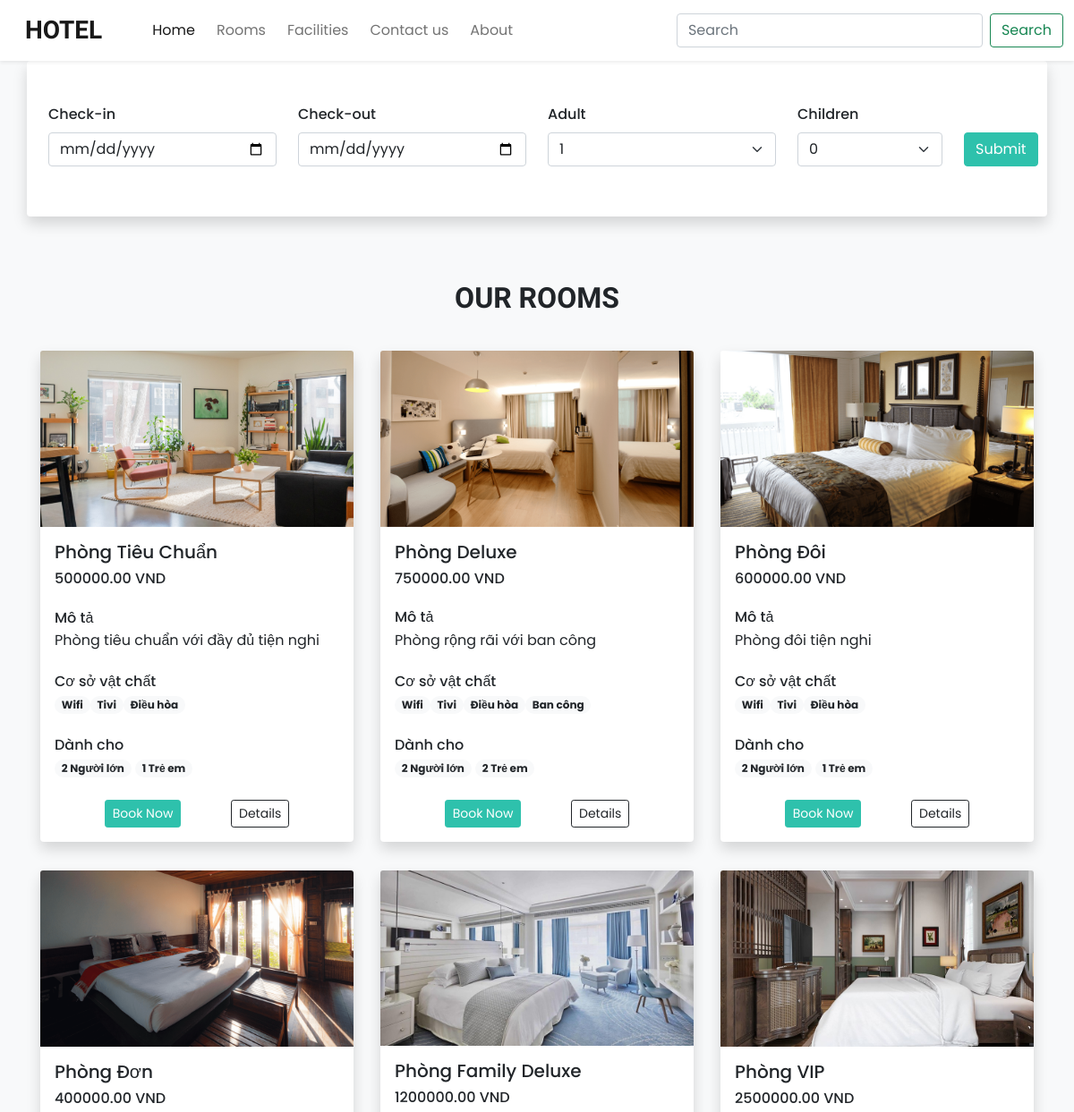
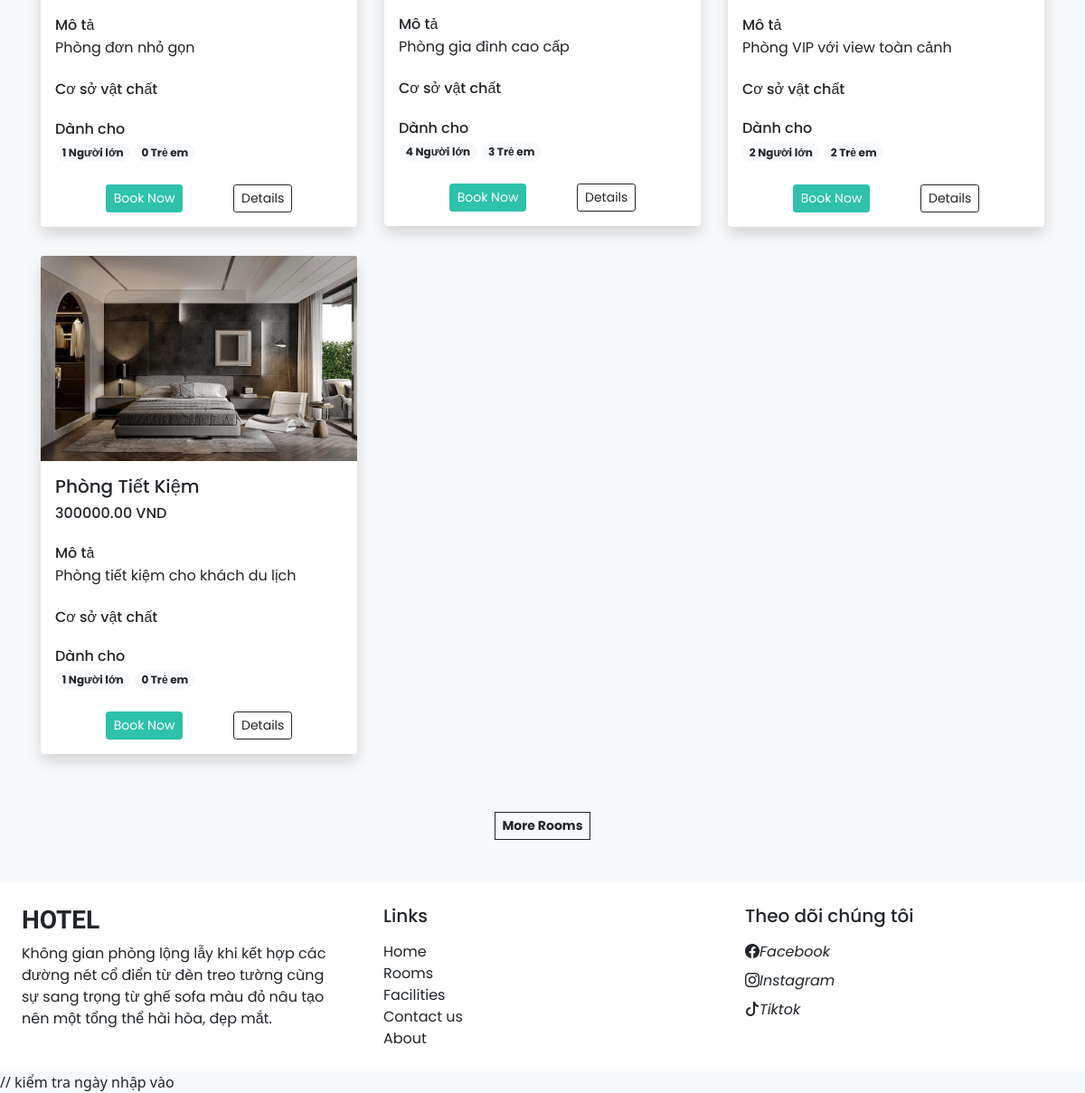
/, run on an earlier commit of the app's database (2 pictures, top to bottom).
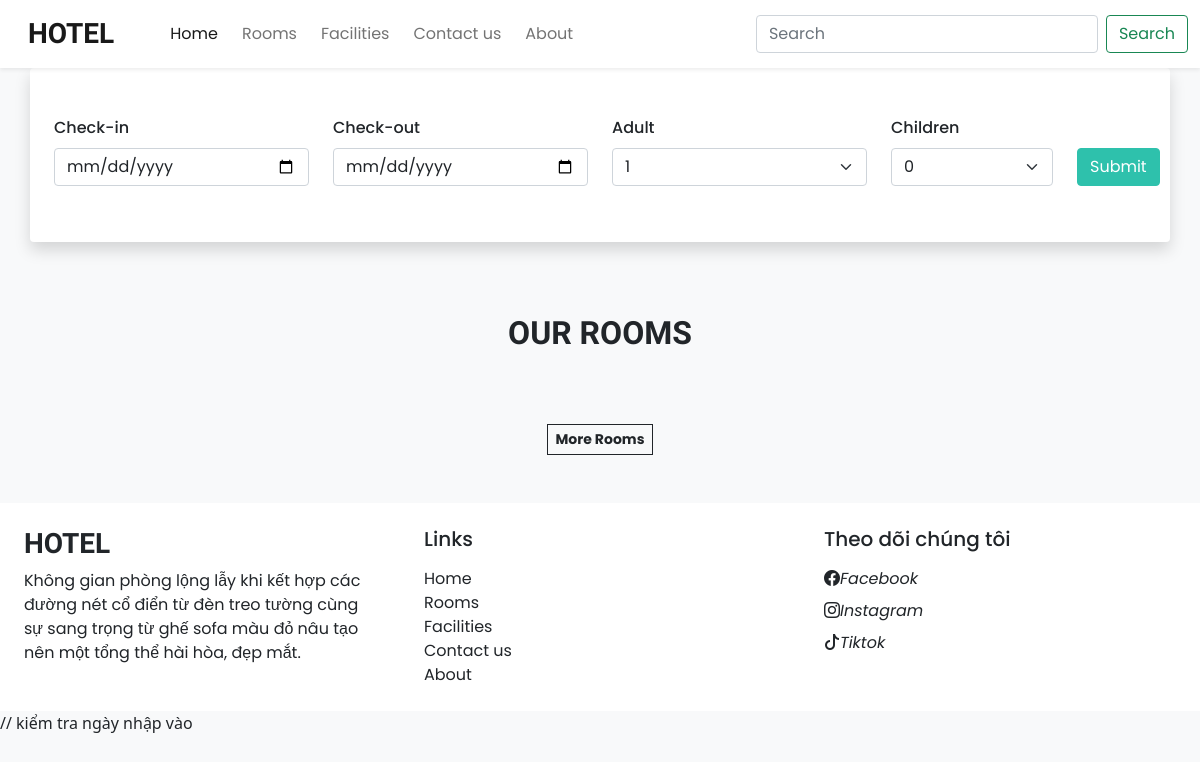
And on a later commit of the database.
### tables this page shows
CREATE TABLE `rooms` (
  `room_id` int(11) NOT NULL,
  `room_name` varchar(50) DEFAULT NULL,
  `price` decimal(10,2) DEFAULT NULL,
  `room_type` varchar(20) DEFAULT NULL,
  `max_adults` int(11) DEFAULT NULL,
  `max_children` int(11) DEFAULT NULL,
  `status` enum('Available','Occupied','Maintenance') DEFAULT NULL,
  `description` text DEFAULT NULL,
  `image_url` varchar(255) DEFAULT NULL,
  `availability` tinyint(1) DEFAULT NULL
);

CREATE TABLE `facilities` (
  `facility_id` int(11) NOT NULL,
  `facility_name` varchar(50) DEFAULT NULL
);

### index.php (the view, shortened to what this page needs)
<!DOCTYPE html>
<html lang="en">
<head>
    <?php
    require('inc/links.php');
    ?>
    <link rel="stylesheet" href="https://cdn.jsdelivr.net/npm/swiper@11/swiper-bundle.min.css"/>
    <link rel="stylesheet" href="https://cdn.jsdelivr.net/npm/sweetalert2@11/dist/sweetalert2.min.css">
</head>
<body class="bg-light">
<?php
require('inc/header.php');
?>
 <div class="container">
  <div class="row">
    <div class="col-lg-12 bg-white shadow p-4 rounded">
     <form method="GET" action="" id="check" onsubmit="return validateDates();" >
    <div class="row align-items-end">
        <div class="col-lg-3 mb-3">
            <label class="form-label" id ="check" style="font-weight:500;">Check-in</label>
            <input type="date" name="checkin_date" class="form-control shadow-none">
        </div>
        <div class="col-lg-3 mb-3">
            <label class="form-label"id ="check" style="font-weight:500;">Check-out</label>
            <input type="date" name="checkout_date" class="form-control shadow-none">
        </div>
        <div class="col-lg-3 mb-3">
            <label class="form-label"id ="check" style="font-weight:500;">Adult</label>
            <select name="adult_count" class="form-select shadow-none">
                <option value="1">1</option>
            </select>
        </div>
        <div class="col-lg-2 mb-3">
            <label class="form-label"id ="check" style="font-weight:500;">Children</label>
            <select name="children_count" class="form-select shadow-none">
                <option value="0">0</option>
            </select>
        </div>
        <div class="col-lg-1 mb-lg-3 mt-2">
            <button type="submit" class="btn text-white shadow-none custom-bg">Submit</button>
        </div>
    </div>
</form>
    </div>
  </div>
</div>
 <h2 class="mt-5 pt-4 mb-4 text-center fw-bold h-font">OUR ROOMS</h2>
 <div class="container">
  <div class="row">
  <?php
$adult_count = isset($_GET['adult_count']) ? $_GET['adult_count'] : 1;
$sql = "SELECT * FROM `rooms` WHERE status = 'available'";
if ($adult_count) {
    $sql .= " AND max_adults >= $adult_count";
}
$room_res = mysqli_query($con, $sql);
while ($room_data = mysqli_fetch_assoc($room_res)) {
    $fac_q = mysqli_query($con, "SELECT f.facility_name FROM `facilities` f
                    INNER JOIN room_facilities rfac ON f.facility_id=rfac.facility_id
                    WHERE rfac.room_id = '{$room_data['room_id']}'");
    $facilities_data = "";
    while ($fac_row = mysqli_fetch_assoc($fac_q)) {
        $facilities_data .= "<span class='badge rounded-pill bg-light text-dark text-wrap'>$fac_row[facility_name]</span>";
    }
    $room_thumb = $room_data['image_url'] ? $room_data['image_url'] : "default.jpg";
    echo <<<data
    <div class="col-lg-4 col-md-6 my-3">
        <div class="card border-0 shadow" style="max-width: 350px; margin: auto;">
            <img src="images/$room_thumb" class="card-img-top">
            <div class="card-body">
                <h5>$room_data[room_name]</h5>
                <h6 class="mb-4">$room_data[price] VND</h6>
                <div class="features mb-4">
                    <h6 class="mb-1">Mô tả</h6>
                    $room_data[description]
                </div>
                <div class="facilities mb-4">
                    <h6 class="mb-1">Cơ sở vật chất</h6>
                    $facilities_data
                </div>
                <div class="guests mb-4">
                  <h6 class="mb-1">Dành cho</h6>
                    <span class="badge rounded-pill bg-light text-dark text-wrap">
                      $room_data[max_adults] Người lớn
                      </span>
                      <span class="badge rounded-pill bg-light text-dark text-wrap">
                      $room_data[max_children] Trẻ em
                      </span>
                </div>
                <div class="d-flex justify-content-evenly">
                    <a href="confirm_booking.php?id=$room_data[room_id]" class="btn btn-sm text-white custom-bg shadow-none">Book Now</a>
                    <a href="room_details.php?id=$room_data[room_id]" class="btn btn-sm btn-outline-dark shadow-none">Details</a>
                </div>
            </div>
        </div>
    </div>
    data;
}
?>
    <div class="col-lg-12 text-center mt-5">
      <a href="#" class="btn btn-sm btn-outline-dark rounded-0 fw-bold shadow-none">More Rooms</a>
    </div>
  </div>
 </div>
 <?php
 require('inc/footer.php');
 ?>
// kiểm tra ngày nhập vào
</body>
</html>

What changed in the data, as far as the page shows it:
removed rooms: image_url (picture), room_name "Phòng Tiêu Chuẩn", price "500000.00", description "Phòng tiêu chuẩn với đầy đủ tiện nghi", max_adults "2", max_children "1"
removed facilities: facility_name "Wifi"
removed facilities: facility_name "Tivi"
removed facilities: facility_name "Điều hòa"
removed rooms: image_url (picture), room_name "Phòng Deluxe", price "750000.00", description "Phòng rộng rãi với ban công", max_adults "2", max_children "2"
removed facilities: facility_name "Ban công", shown under "Phòng Deluxe"
removed rooms: image_url (picture), room_name "Phòng Đôi", price "600000.00", description "Phòng đôi tiện nghi", max_adults "2", max_children "1"
removed rooms: image_url (picture), room_name "Phòng Đơn", price "400000.00", description "Phòng đơn nhỏ gọn", max_adults "1", max_children "0"
removed rooms: image_url (picture), room_name "Phòng Family Deluxe", price "1200000.00", description "Phòng gia đình cao cấp", max_adults "4", max_children "3"
removed rooms: image_url (picture), room_name "Phòng VIP", price "2500000.00", description "Phòng VIP với view toàn cảnh", max_adults "2", max_children "2"
removed rooms: image_url (picture), room_name "Phòng Tiết Kiệm", price "300000.00", description "Phòng tiết kiệm cho khách du lịch", max_adults "1", max_children "0"
